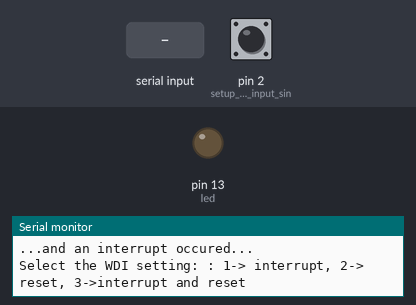
Bench run of a sketch on a simulated Arduino Uno, built with avr-gcc and run on an emulated ATmega328P. On the bench: output pins drawn as LEDs (lit = HIGH), the last lines printed to the serial monitor. The inputs (shaded band) are chosen by the test bench; at power-on: pin 2 (setup_pin_2_for_input_sin) HIGH. EEPROM starts erased.

Above: at 0.9 s.
1.0 s: "90,45\n" received over Serial
At 3.8 s:
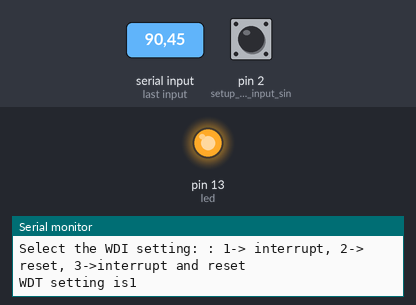
4.0 s: pin 2 (setup_pin_2_for_input_sin) pulled LOW for 0.15 s
At 5.1 s:
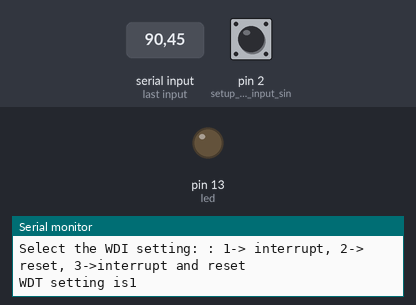
7.1 s: pin 2 (setup_pin_2_for_input_sin) pulled LOW for 1 s
At 11.5 s:
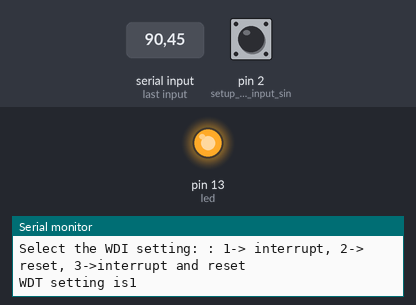
Timing chart, 0 to 13.0 s (numbered marks = the images above; inputs shaded):
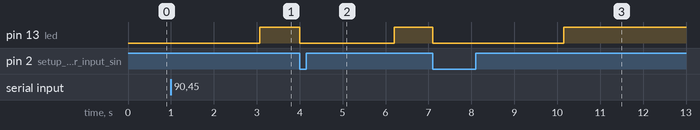

The sketch:

watchdog.ino
```cpp
#include <avr/wdt.h>//watch dog timer functions
#include <EEPROM.h>//library for using EEPROM
#define   WDTO_2S   7
int led=13;//pin 13 has LED
volatile int wSetting=1; // variable to store WDT setting, make it valatile since it will be use in ISR

void setup() {
  wdt_disable();//Datasheet recommend disabling WDT right away in case of low probability event
  pinMode(led,OUTPUT); //set up the LED pin to OUTPUT
  pinMode(2,INPUT_PULLUP);//setup pin 2 for input since we will be using it with out button
  getSettings();//start serial setting menu to choose WDT setting

  if(wSetting==1) setWDT(0b01000000);//set for intterrupt
  else if(wSetting==2) setWDT(0b00001000);//set for reset
  else setWDT(0b01001000);//set for interrupt and then reset

}

void getSettings(){
  Serial.begin(9600);
  Serial.println("We just start up....");
  byte b;//variable to store interrupt / reset tracker
  if(EEPROM.get(10,b)){//check if interrupt occured before reset
    Serial.println("...and an interrupt occured...");
    b=0;//reset variable
    EEPROM.put(10,b);
  }
  Serial.println("Select the WDI setting: : 1-> interrupt, 2-> reset, 3->interrupt and reset");
  //wait for user to input setting selection
  while(!Serial.available()){}

  wSetting=Serial.parseInt();//get entry and ensure it is valid

  if(wSetting<1 || wSetting>3){//if you put something else(not 1,2,3) let it be = 1
    wSetting=1;
  }
  Serial.print("WDT setting is");//to confirm what your setting
  Serial.print(wSetting);
  Serial.println();
  Serial.end();//do not want to mix serail comm and interrupt together

}

//this function setups and starts watchdog timer
void setWDT(byte sWDT){
  WDTCSR |= 0b00001000;
  WDTCSR = sWDT | WDTO_2S;//set WDT based user setting for 2 second interval
  wdt_reset();
}


//This is the interrupt service routine for WDT. It is called when WDT times out and is in interrupt mode
//This ISR must be in your Arduino sketch or else the WDT will not work correctly

ISR(WDT_vect){
  digitalWrite(led,HIGH);
  if(wSetting==3){
    byte b=1;
    EEPROM.put(10,b);
  }
}

void loop() {
  if(!digitalRead(2)){
    digitalWrite(led,LOW);
    wdt_reset();
  }

}
```

Measured:
- after the input at 1.0 s, pin 13 (led): LOW → HIGH after 2.1 s
- after the input at 4.0 s, pin 13 (led): HIGH → LOW at once, → HIGH 2.2 s later
- after the input at 7.1 s, pin 13 (led): HIGH → LOW at once, → HIGH 3.0 s later
